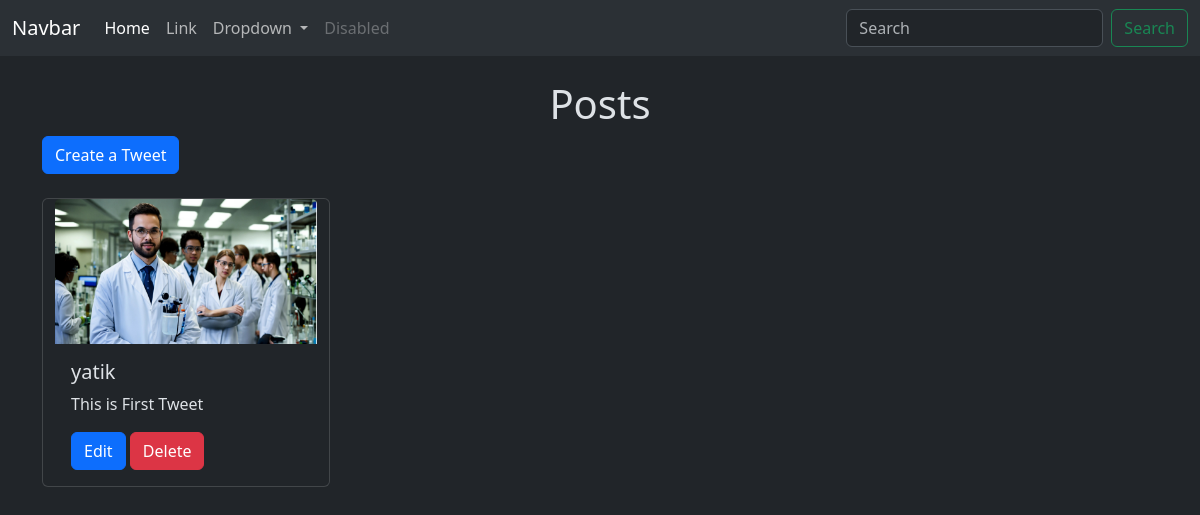
Screenshot of /tweet/ with the database file from the repository.
### tweetnow/models.py (models this page shows, shortened)
class Tweet(models.Model) :
    user = models.ForeignKey(User , on_delete=models.CASCADE)
    text = models.TextField(max_length=240)
    photo = models.ImageField(upload_to='photos/' , blank=True , null=True)
    created_At = models.DateTimeField(auto_now_add=True)
    updated_At = models.DateTimeField(auto_now=True)

### tweetnow/views.py (the view)
# urls.py: path('' , views.tweet_list , name='tweet_list'),
def tweet_list(request):
    tweets = Tweet.objects.all().order_by('-created_At')
    return render(request,'tweet_list.html',{'tweets' : tweets})

### tweetnow/templates/tweet_list.html (shortened to what this page needs)
{% extends "layout.html" %}
{% block content %}
    <h1 class="text-center mt-4">Posts</h1>
    <a class="btn btn-primary mb-4" href="{% url 'tweet_create' %}">Create a Tweet</a>
    <div class="container row gap-3">
        {% for tweet in tweets %}
        <div class="card" style="width: 18rem;">
            <img src="{{tweet.photo.url}}" class="card-img-top" alt="...">
            <div class="card-body">
                <h5 class="card-title">{{tweet.user.username}}</h5>
                <p class="card-text">{{tweet.text}}</p>
                <a href="{% url 'tweet_edit' tweet.id %}" class="btn btn-primary">Edit</a>
                <a href="{% url 'tweet_delete' tweet.id %}" class="btn btn-danger">Delete</a>
            </div>
        </div>
        {% endfor %}
    </div>
{% endblock  %}

### rows the page displays
Tweet: photo (picture), user.username "yatik", text "This is First Tweet"
